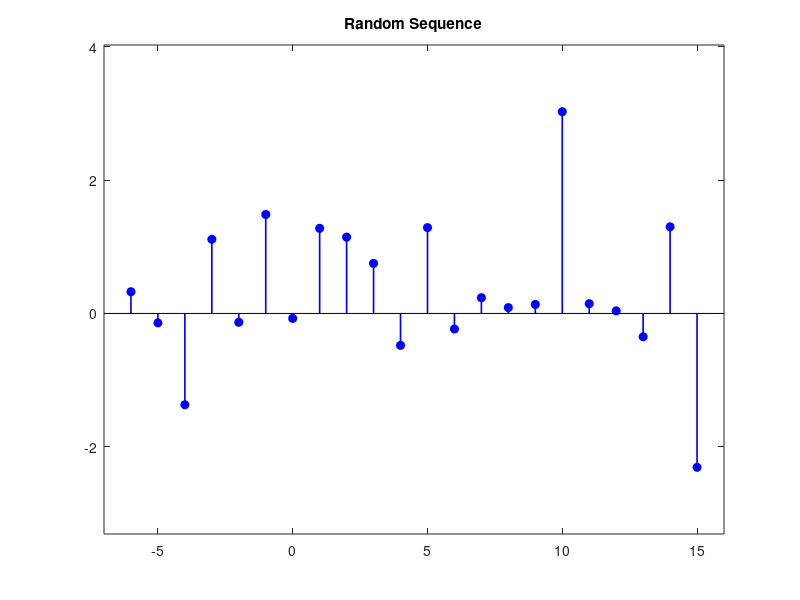

Write the MATLAB code that produced this figure.
%random ECG signal

clear; close all; clc;
k = -6:15;
y = randn(size(k));
figure(); stem(k,y,'b','fill','LineWidth',1.2);
axis([-7 16 min(y)-1 max(y)+1]);
title('Random Sequence');